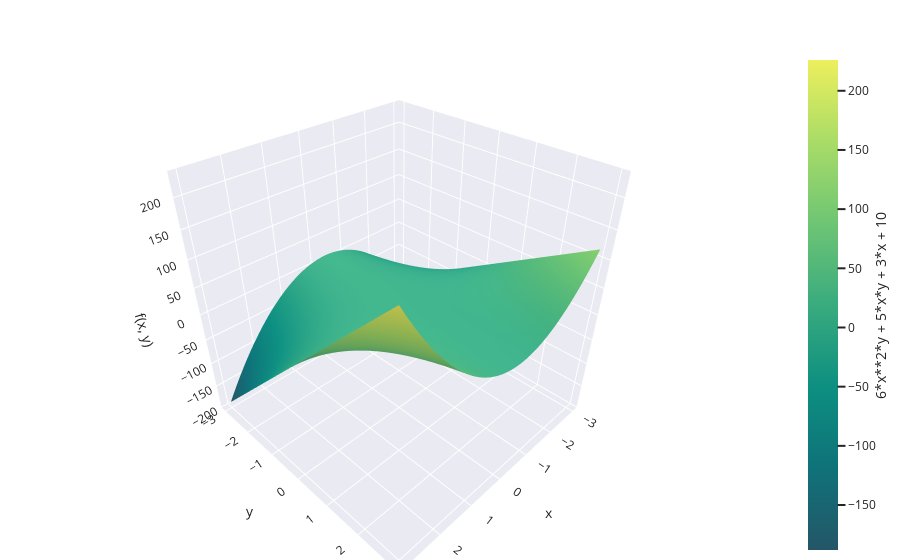

This figure's notebook cell:
### Code cell
spb.plot3d(
    z, (x, -3, +3), (y, -3, +3),
    use_cm=True,
    backend=spb.PB
)

### Figure 1 — Plotly figure (JSON) as saved in the notebook; plotly's stock layout.template omitted (floating-point values rounded to 4 significant figures; data arrays with more than 128 entries replaced by an {"elided": "..."} marker saying what was removed)
{"data": [{"cmax": 226, "cmin": -188, "colorbar": {"len": 1, "title": {"side": "right", "text": "6*x**2*y + 5*x*y + 3*x + 10"}, "x": 1, "y": 0, "yanchor": "bottom"}, "colorscale": [[0, "rgb(36, 86, 104)"], [0.1667, "rgb(15, 114, 121)"], [0.3333, "rgb(13, 143, 129)"], [0.5, "rgb(57, 171, 126)"], [0.6667, "rgb(110, 197, 116)"], [0.8333, "rgb(169, 220, 103)"], [1, "rgb(237, 239, 93)"]], "name": "6*x**2*y + 5*x*y + 3*x + 10", "showlegend": false, "showscale": true, "surfacecolor": {"elided": "100x100 float values"}, "type": "surface", "x": {"elided": "100x100 float values"}, "y": {"elided": "100x100 float values"}, "z": {"elided": "100x100 float values"}}], "layout": {"margin": {"b": 0, "l": 0, "r": 40, "t": 50}, "polar": {"angularaxis": {"direction": "counterclockwise", "rotation": 0}}, "scene": {"aspectmode": "auto", "aspectratio": {}, "camera": {}, "xaxis": {"showgrid": true, "title": {"text": "x"}, "type": "linear", "visible": true, "zeroline": true}, "yaxis": {"showgrid": true, "title": {"text": "y"}, "type": "linear", "visible": true, "zeroline": true}, "zaxis": {"showgrid": true, "title": {"text": "f(x, y)"}, "type": "linear", "visible": true, "zeroline": true}}, "showlegend": false, "title": {"text": "<b></b>", "x": 0.5}, "xaxis": {"constrain": "domain", "showgrid": true, "title": {"text": "x"}, "type": "linear", "visible": true, "zeroline": true}, "yaxis": {"showgrid": true, "title": {"text": "y"}, "type": "linear", "visible": true, "zeroline": true}}}
